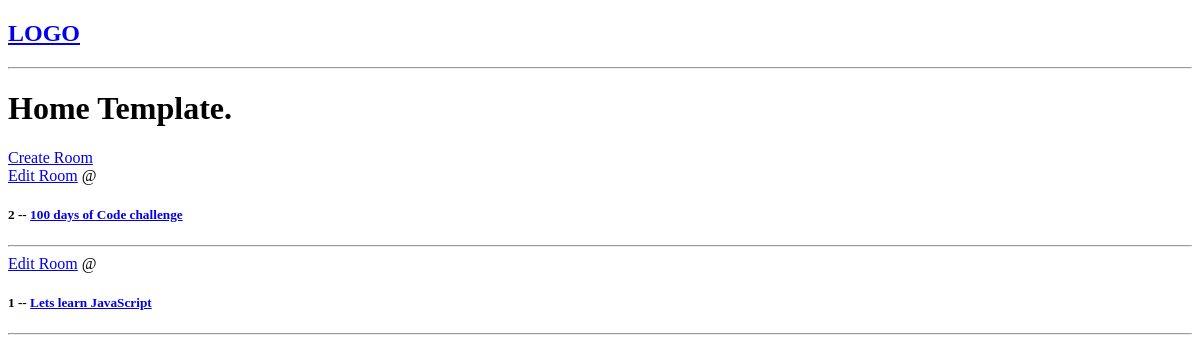
The app's page /, older data.
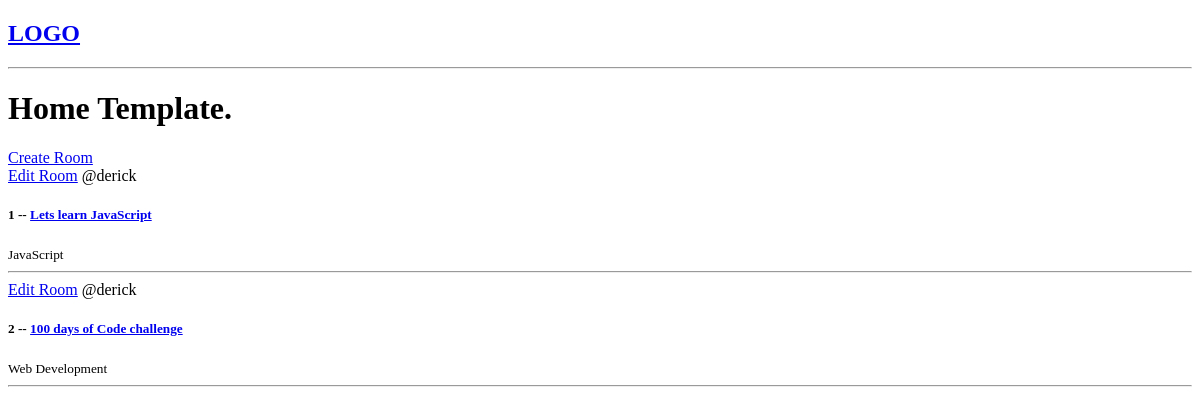
The same page, newer data.
### base/models.py (models this page shows, shortened)
class Room(models.Model):
    host = models.ForeignKey(User, on_delete=models.SET_NULL, null=True) # database table relationship
    topic=  models.ForeignKey(Topic, on_delete=models.SET_NULL, null=True)
    name = models.CharField(max_length=200)
    description = models.TextField(null=True, blank=True)
    updated = models.DateTimeField(auto_now=True) #updates each time an item is updated
    created = models.DateTimeField(auto_now_add=True) #runs ONLY once when an item is created in DB
    class Meta:
        ordering = ['-updated', '-created'] # '-' enables order by descending order(new first)

class Topic(models.Model):
    name = models.CharField(max_length=200)

### base/views.py (the view)
# urls.py: path('', views.home, name='home'),
def home(request):
    rooms = Room.objects.all()
    context = {'rooms': rooms}
    return render(request, 'base/home.html', context)

### base/templates/base/home.html
{% extends 'main.html' %}
{% block content %}
<h1>Home Template.</h1>
<div>
    <a href="{% url 'create-room' %}">Create Room</a>
    <div>
        {% for room in rooms %}
            <div>
                <a href="{% url 'update-room' room.id %}">Edit Room</a>
                <span>@{{room.host.username}}</span>
                <h5>{{room.id}} -- <a href="{% url 'room' room.id %}"> {{room.name}}</a></h5>
                <small>{{room.topic.name}}</small>
                <hr>
            </div>
        {% endfor %}
    </div>
</div>
{% endblock content %}

### templates/main.html (shortened to what this page needs)
<!DOCTYPE html>
<html lang="en">
<head>
</head>
<body>
    {% include 'navbar.html' %}
    {% block content %}
    {% endblock %}
</body>
</html>

### templates/navbar.html
<a href="/">
    <h2>LOGO</h2>
</a>
<hr>

Row changes from the older to the newer data that the page shows:
changed Room "Lets learn JavaScript": host.username (not shown) → "derick"; topic.name (not shown) → "JavaScript"; moves up the list
changed Room id 2: host.username (not shown) → "derick"; topic.name (not shown) → "Web Development"
